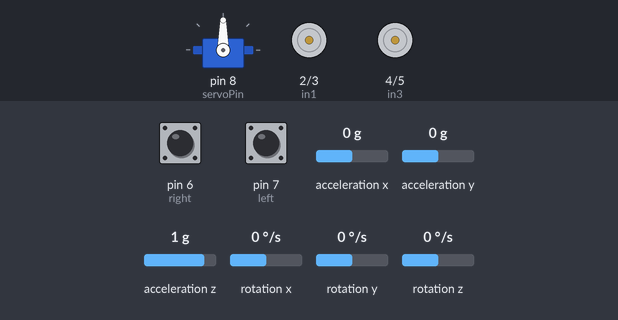
Simulated run of this sketch. Board: Arduino Nano, built with avr-gcc and run on an emulated ATmega328P. On the bench: servo, motor-driver pin pairs drawn as motors (green arrow = first pin HIGH = forward, orange = second pin HIGH = backward, longer = more drive). The inputs (shaded band) are chosen by the test bench; at power-on: acceleration x 0 g, rotation x 0 °/s, pin 6 (right) HIGH, pin 7 (left) HIGH, acceleration y 0 g, acceleration z 1 g, rotation y 0 °/s, rotation z 0 °/s.

Above: at 1.2 s.
1.3 s: acceleration x set to -1.4 g
At 2.9 s:
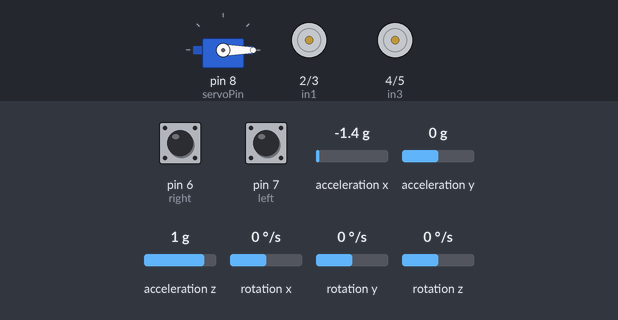
3.3 s: rotation x set to 192 °/s
At 6.1 s:
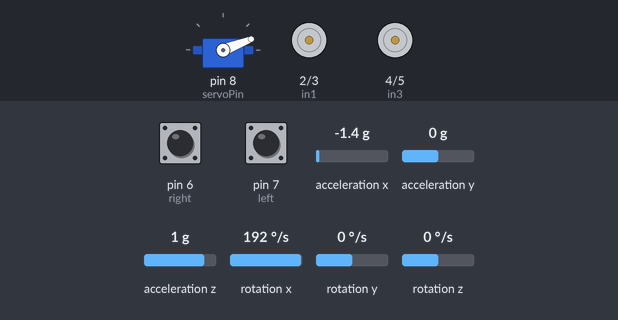
6.3 s: pin 6 (right) pulled LOW for 0.15 s
At 6.37 s:
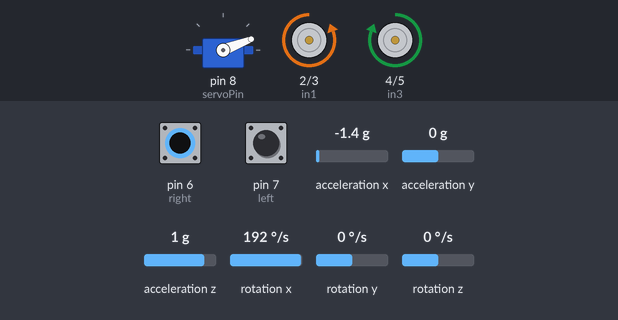
7.9 s: pin 7 (left) pulled LOW for 0.15 s
At 7.97 s:
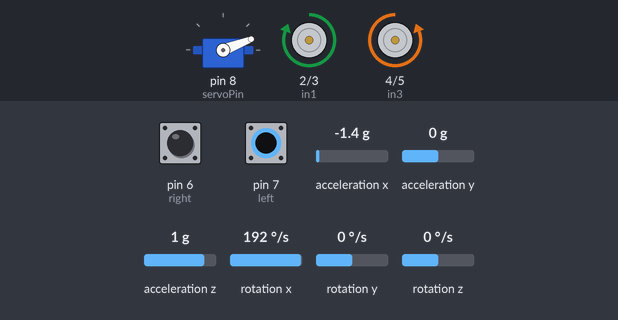
9.5 s: acceleration x set to 0.8 g
At 11.7 s:
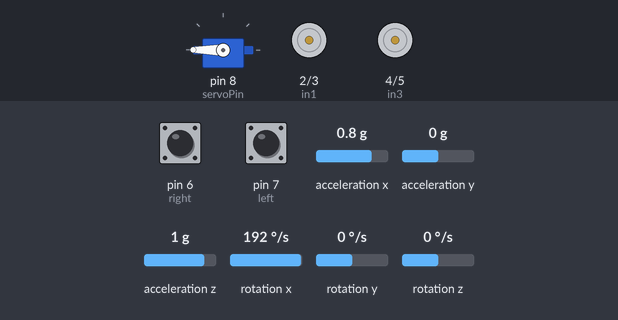
12.0 s: pin 6 (right) pulled LOW for 1 s
At 12.8 s:
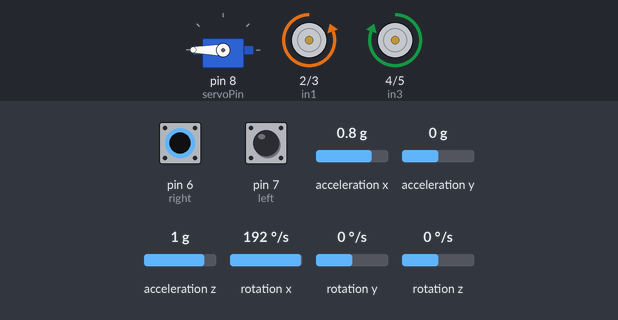
Timing chart, 0 to 15.0 s (numbered marks = the images above; inputs shaded):
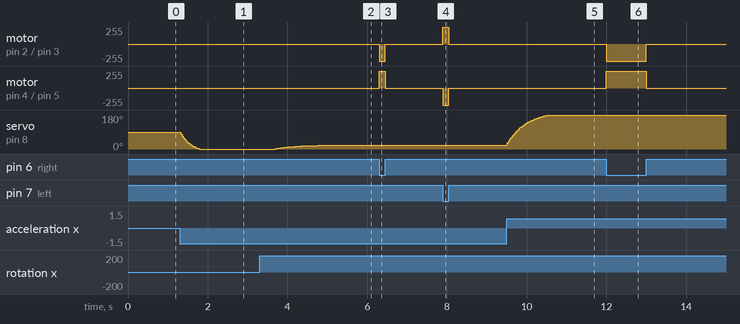

The sketch:

source_code.ino
```cpp
/*
 * LiftBot: Self-Guided Robot car with Accelerometer for Packet Stability
 * Components Used:
    - 1 Arduino Nano
    - 1 Accelerometer Gyroscope Sensor, MPU6050 Module
    - 1 Servo Motor SG90 ( 180° Degrees )
    - 2 IR Sensors
    - 1 L298 Motor Shield Mini
    - Battery Support
*/

#include <Arduino_FreeRTOS.h>
#include <Wire.h>
#include <Servo.h>
#include <MPU6050.h>

MPU6050 mpu;
Servo servoMotor;

int16_t ax, ay, az, gx, gy, gz;

const int MPU_addr = 0x68;

int16_t ServoPos = 90;

// Motors' Pins
int in1 = 2;
int in2 = 3;
int in3 = 4;
int in4 = 5;

// Infra red senors' Pins
int right = 6;
int left = 7;

// Servo Motor's pin
int servoPin = 8;

const double R_angle = 0.0067;  // Measurement noise covariance
const double Q_angle = 0.001; // Process noise covariance
const double dt = 0.015;      // Time step (15ms in my configuration)

double angle = 90;
double P[2][2] = {{1, 0}, {0, 1}}; // Initial error covariance matrix
TaskHandle_t gyroHandler;
TaskHandle_t mvtHandler;

void gyroTask(void *pvParameters);
void mvtTask(void *pvParameters);

void setup() {
  Wire.begin();
  Serial.begin(9600);

  pinMode(right, INPUT);
  pinMode(left, INPUT);

  pinMode(in1, OUTPUT);
  pinMode(in2, OUTPUT);
  pinMode(in3, OUTPUT);
  pinMode(in4, OUTPUT);

  mpu.initialize();

  mpu.setFullScaleGyroRange(MPU6050_GYRO_FS_250);

  mpu.CalibrateGyro();

  servoMotor.attach(servoPin);
  servoMotor.write(angle);

  xTaskCreate(gyroTask, "GyroTask", 128, NULL, 1, &gyroHandler);
  xTaskCreate(mvtTask, "MvtTask", 128, NULL, 2, &mvtHandler);
}

void loop() {  // Nothing here because we are using Threads (RTOS)
}

void gyroTask(void *pvParameters) {
  while (true) {
    mpu.getMotion6(&ax, &ay, &az, &gx, &gy, &gz);

    double gyroRate = gx / 131.0;

    angle += dt * gyroRate;

    P[0][0] += dt * (dt * P[1][1] - P[0][1] - P[1][0] + Q_angle);
    P[0][1] -= dt * P[1][1];
    P[1][0] -= dt * P[1][1];
    P[1][1] += Q_angle * dt;

    ax = map(ax, -18000, 18000, 0, 180);
    double y = ax;
    double S = P[0][0] + R_angle;
    double K[2];  // Kalman gain
    K[0] = P[0][0] / S;
    K[1] = P[1][0] / S;

    angle += K[0] * (y - angle);
    P[0][0] -= K[0] * P[0][0];
    P[0][1] -= K[0] * P[0][1];
    P[1][0] -= K[1] * P[0][0];
    P[1][1] -= K[1] * P[0][1];

    // Update servo position
    servoMotor.write(angle);


    // For Debugging
    // Serial.print("Angle: ");
    // Serial.println(angle);

    delay(15);
  }
}

void mvtTask(void *pvParameters) {
  while (true) {

    // Line detected by both sensor
    if (digitalRead(left) == LOW && digitalRead(right) == LOW) {
      // Forward
      digitalWrite(in1, HIGH);
      digitalWrite(in2, LOW);
      digitalWrite(in3, HIGH);
      digitalWrite(in4, LOW);
    }

    // Line detected by left sensor
    else if (digitalRead(left) == LOW && !digitalRead(right) == LOW) {
      // Left
      digitalWrite(in1, HIGH);
      digitalWrite(in2, LOW);
      digitalWrite(in3, LOW);
      digitalWrite(in4, HIGH);
    }

    // Line detected by right sensor
    else if (!digitalRead(left) == LOW && digitalRead(right) == LOW) {
      // Right
      digitalWrite(in1, LOW);
      digitalWrite(in2, HIGH);
      digitalWrite(in3, HIGH);
      digitalWrite(in4, LOW);
    }

    // Line detected by none
    else if (!digitalRead(left) == LOW && !digitalRead(right) == LOW) {
      //stop
      digitalWrite(in1, LOW);
      digitalWrite(in2, LOW);
      digitalWrite(in3, LOW);
      digitalWrite(in4, LOW);
    }
  }
}
```

Measured:
- after the input at 1.3 s, servo on pin 8 (servoPin): moves from 90° to 0° over 0.48 s, starting at once
- after the input at 3.3 s, servo on pin 8 (servoPin): moves from 0° to 21° over 1.8 s, starting after 0.40 s
- after the input at 6.3 s, motor on pin 2 (in1) / pin 3 (in2): stopped → backward 255/255 at once, → stopped 0.15 s later; motor on pin 4 (in3) / pin 5 (in4): stopped → forward 255/255 at once, → stopped 0.15 s later
- after the input at 7.9 s, motor on pin 2 (in1) / pin 3 (in2): stopped → forward 255/255 at once, → stopped 0.15 s later; motor on pin 4 (in3) / pin 5 (in4): stopped → backward 255/255 at once, → stopped 0.15 s later
- after the input at 9.5 s, servo on pin 8 (servoPin): moves from 21° to 180° over 1.0 s, starting at once
- after the input at 12.0 s, motor on pin 2 (in1) / pin 3 (in2): stopped → backward 255/255 at once, → stopped 1.0 s later; motor on pin 4 (in3) / pin 5 (in4): stopped → forward 255/255 at once, → stopped 1.0 s later
